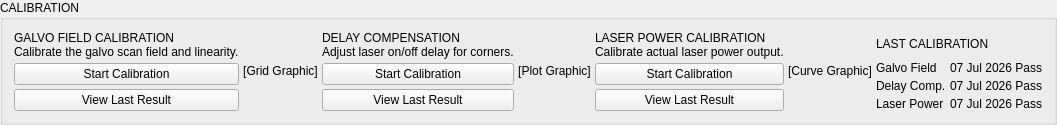
           <widget class="QGroupBox" name="gb_calibration">
            <property name="sizePolicy">
             <sizepolicy hsizetype="Expanding" vsizetype="Expanding">
              <horstretch>0</horstretch>
              <verstretch>0</verstretch>
             </sizepolicy>
            </property>
            <property name="title">
             <string>CALIBRATION</string>
            </property>
            <layout class="QHBoxLayout">
             <property name="spacing">
              <number>4</number>
             </property>
             <item>
              <layout class="QVBoxLayout">
               <property name="spacing">
                <number>4</number>
               </property>
               <item>
                <widget class="QLabel" name="label">
                 <property name="text">
                  <string>GALVO FIELD CALIBRATION
Calibrate the galvo scan field and linearity.</string>
                 </property>
                </widget>
               </item>
               <item>
                <widget class="QPushButton" name="pushButton">
                 <property name="minimumSize">
                  <size>
                   <width>0</width>
                   <height>20</height>
                  </size>
                 </property>
                 <property name="text">
                  <string>Start Calibration</string>
                 </property>
                </widget>
               </item>
               <item>
                <widget class="QPushButton" name="pushButton">
                 <property name="minimumSize">
                  <size>
                   <width>0</width>
                   <height>20</height>
                  </size>
                 </property>
                 <property name="text">
                  <string>View Last Result</string>
                 </property>
                </widget>
               </item>
              </layout>
             </item>
             <item>
              <widget class="QLabel" name="label">
               <property name="text">
                <string>[Grid Graphic]</string>
               </property>
               <property name="alignment">
                <set>Qt::AlignmentFlag::AlignCenter</set>
               </property>
              </widget>
             </item>
             <item>
              <layout class="QVBoxLayout">
               <property name="spacing">
                <number>4</number>
               </property>
               <item>
                <widget class="QLabel" name="label">
                 <property name="text">
                  <string>DELAY COMPENSATION
Adjust laser on/off delay for corners.</string>
                 </property>
                </widget>
               </item>
               <item>
                <widget class="QPushButton" name="pushButton">
                 <property name="minimumSize">
                  <size>
                   <width>0</width>
                   <height>20</height>
                  </size>
                 </property>
                 <property name="text">
                  <string>Start Calibration</string>
                 </property>
                </widget>
               </item>
               <item>
                <widget class="QPushButton" name="pushButton">
                 <property name="minimumSize">
                  <size>
                   <width>0</width>
                   <height>20</height>
                  </size>
                 </property>
                 <property name="text">
                  <string>View Last Result</string>
                 </property>
                </widget>
               </item>
              </layout>
             </item>
             <item>
              <widget class="QLabel" name="label">
               <property name="text">
                <string>[Plot Graphic]</string>
               </property>
               <property name="alignment">
                <set>Qt::AlignmentFlag::AlignCenter</set>
               </property>
              </widget>
             </item>
             <item>
              <layout class="QVBoxLayout">
               <property name="spacing">
                <number>4</number>
               </property>
               <item>
                <widget class="QLabel" name="label">
                 <property name="text">
                  <string>LASER POWER CALIBRATION
Calibrate actual laser power output.</string>
                 </property>
                </widget>
               </item>
               <item>
                <widget class="QPushButton" name="pushButton">
                 <property name="minimumSize">
                  <size>
                   <width>0</width>
                   <height>20</height>
                  </size>
                 </property>
                 <property name="text">
                  <string>Start Calibration</string>
                 </property>
                </widget>
               </item>
               <item>
                <widget class="QPushButton" name="pushButton">
                 <property name="minimumSize">
                  <size>
                   <width>0</width>
                   <height>20</height>
                  </size>
                 </property>
                 <property name="text">
                  <string>View Last Result</string>
                 </property>
                </widget>
               </item>
              </layout>
             </item>
             <item>
              <widget class="QLabel" name="label">
               <property name="text">
                <string>[Curve Graphic]</string>
               </property>
               <property name="alignment">
                <set>Qt::AlignmentFlag::AlignCenter</set>
               </property>
              </widget>
             </item>
             <item>
              <layout class="QVBoxLayout">
               <property name="spacing">
                <number>4</number>
               </property>
               <item>
                <widget class="QLabel" name="label">
                 <property name="text">
                  <string>LAST CALIBRATION</string>
                 </property>
                </widget>
               </item>
               <item>
                <layout class="QFormLayout">
                 <property name="horizontalSpacing">
                  <number>4</number>
                 </property>
                 <property name="verticalSpacing">
                  <number>4</number>
                 </property>
                 <item row="0" column="0">
                  <widget class="QLabel" name="label">
                   <property name="text">
                    <string>Galvo Field</string>
                   </property>
                  </widget>
                 </item>
                 <item row="0" column="1">
                  <widget class="QLabel" name="label">
                   <property name="text">
                    <string>07 Jul 2026 Pass</string>
                   </property>
                  </widget>
                 </item>
                 <item row="1" column="0">
                  <widget class="QLabel" name="label">
                   <property name="text">
                    <string>Delay Comp.</string>
                   </property>
                  </widget>
                 </item>
                 <item row="1" column="1">
                  <widget class="QLabel" name="label">
                   <property name="text">
                    <string>07 Jul 2026 Pass</string>
                   </property>
                  </widget>
                 </item>
                 <item row="2" column="0">
                  <widget class="QLabel" name="label">
                   <property name="text">
                    <string>Laser Power</string>
                   </property>
                  </widget>
                 </item>
                 <item row="2" column="1">
                  <widget class="QLabel" name="label">
                   <property name="text">
                    <string>07 Jul 2026 Pass</string>
                   </property>
                  </widget>
                 </item>
                </layout>
               </item>
              </layout>
             </item>
            </layout>
           </widget>
